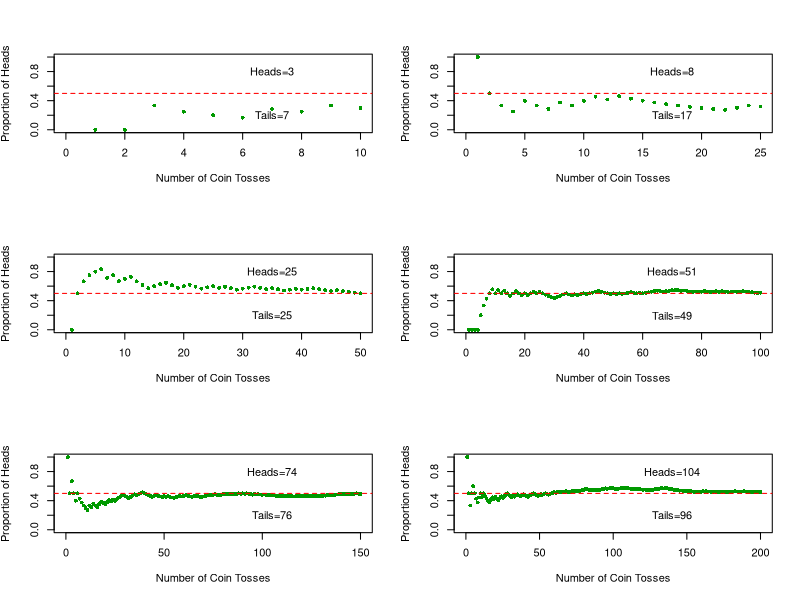

Write the R code that produced this figure.
deneme_list <- list("10","25","50","100","150","200")
par(mfrow = c(3, 2))
for (list_num in 1:6) { 
  size=as.numeric(deneme_list[list_num])
  b=matrix(1, nrow=1, ncol=size)
  a=runif(size,min=0,max=1)
  heads=0 
  tails=0 
  
  for (i in 1:size) { 
    
    if (a[i]>0.5) { 
      heads=heads+1 
      b[i]=1} 
    else { tails=tails+1
    b[i]=0} }
  
  total_head=cumsum(b)
  pro_coin=matrix(1, nrow=1, ncol=size)
  for (i in 1:size) { 
    pro_coin[i]=total_head[i]/i
 
  }

x_label=matrix(1:size, nrow=1, ncol=size)



plot(x_label,pro_coin
     , ylab=expression(paste("Proportion of Heads"))
     , xlab=expression(paste("Number of Coin Tosses"))
     , ylim=c(0,1)
     , xlim=c(0,size)
     , pch=16
     , cex=0.8
     #, typ="l"
     , lty=3
     , lwd=3
     , col = c("#009900")
)
abline(h = 0.5, 
       col = c("red"),
       lwd = 1,
       lty = 2:3)
text(size/2+size/5,0.8, bquote(paste("Heads"*'=', .(heads))), family= "sans", cex=1)
text(size/2+size/5,0.2, bquote(paste("Tails"*'=', .(tails))), family= "sans", cex=1)

}

